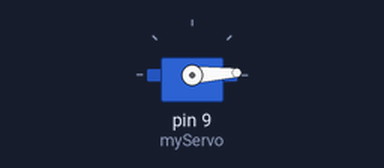
Bench run of a sketch on a simulated Arduino Uno, built with avr-gcc and run on an emulated ATmega328P. Parts: servo. What the sketch prints to the serial monitor is not drawn.

Above: at 0.05 s.
At 1.35 s:
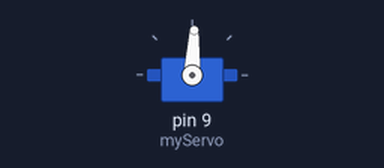
At 2.65 s:
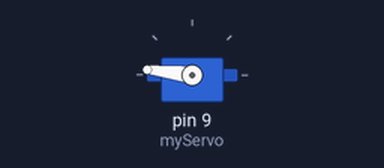
At 5.3 s:
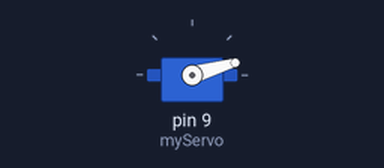
Timing chart, 0 to 7.2 s (numbered marks = the images above):
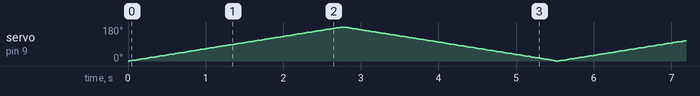

The sketch:

ServoSweep.ino.ino
```cpp
#include <Servo.h>

Servo myServo; // create servo object

void setup() {
  myServo.attach(9); // attach servo to pin 9
  Serial.begin(9600);
}

void loop() {
  for(int angle = 0; angle <= 180; angle += 1) {
    myServo.write(angle);
    Serial.print("Angle: ");
    Serial.println(angle);
    delay(15);
  }
  for(int angle = 180; angle >= 0; angle -= 1) {
    myServo.write(angle);
    Serial.print("Angle: ");
    Serial.println(angle);
    delay(15);
  }
}
```
